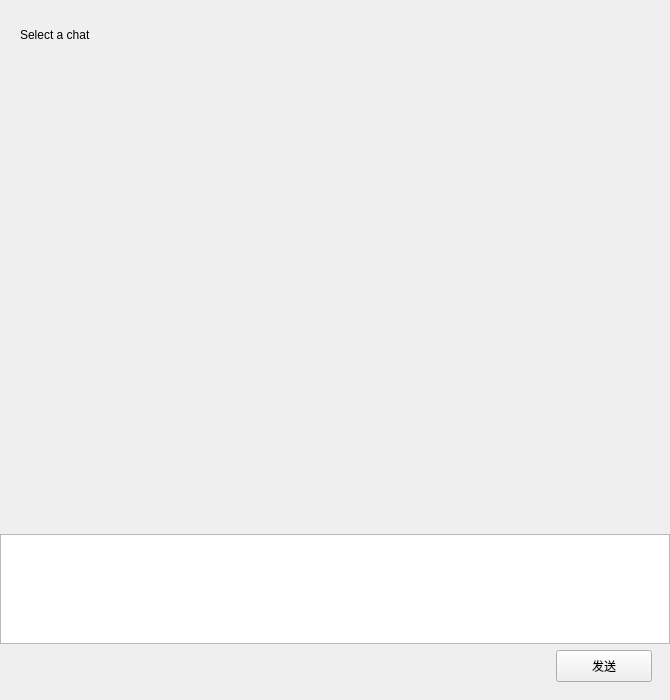
<?xml version="1.0" encoding="UTF-8"?>
<ui version="4.0">
 <class>ChatPage</class>
 <widget class="QWidget" name="ChatPage">
  <property name="geometry">
   <rect>
    <x>0</x>
    <y>0</y>
    <width>670</width>
    <height>700</height>
   </rect>
  </property>
  <layout class="QVBoxLayout" name="verticalLayout">
   <property name="spacing">
    <number>0</number>
   </property>
   <property name="leftMargin">
    <number>0</number>
   </property>
   <property name="topMargin">
    <number>0</number>
   </property>
   <property name="rightMargin">
    <number>0</number>
   </property>
   <property name="bottomMargin">
    <number>0</number>
   </property>
   <item>
    <widget class="QWidget" name="chat_data_wid" native="true">
     <layout class="QVBoxLayout" name="chat_data_layout">
      <property name="spacing">
       <number>0</number>
      </property>
      <property name="leftMargin">
       <number>0</number>
      </property>
      <property name="topMargin">
       <number>0</number>
      </property>
      <property name="rightMargin">
       <number>0</number>
      </property>
      <property name="bottomMargin">
       <number>0</number>
      </property>
      <item>
       <widget class="QWidget" name="title_wid" native="true">
        <property name="minimumSize">
         <size>
          <width>0</width>
          <height>70</height>
         </size>
        </property>
        <property name="maximumSize">
         <size>
          <width>16777215</width>
          <height>70</height>
         </size>
        </property>
        <layout class="QHBoxLayout" name="title_layout">
         <property name="leftMargin">
          <number>20</number>
         </property>
         <property name="topMargin">
          <number>0</number>
         </property>
         <property name="rightMargin">
          <number>20</number>
         </property>
         <property name="bottomMargin">
          <number>0</number>
         </property>
         <item>
          <widget class="QLabel" name="title_lb">
           <property name="text">
            <string>Select a chat</string>
           </property>
          </widget>
         </item>
         <item>
          <spacer name="horizontalSpacer">
           <property name="orientation">
            <enum>Qt::Horizontal</enum>
           </property>
           <property name="sizeHint" stdset="0">
            <size>
             <width>40</width>
             <height>20</height>
            </size>
           </property>
          </spacer>
         </item>
        </layout>
       </widget>
      </item>
      <item>
       <widget class="ChatView" name="chat_data_list"/>
      </item>
     </layout>
    </widget>
   </item>
   <item>
    <widget class="QWidget" name="tool_wid" native="true">
     <property name="minimumSize">
      <size>
       <width>0</width>
       <height>42</height>
      </size>
     </property>
     <property name="maximumSize">
      <size>
       <width>16777215</width>
       <height>42</height>
      </size>
     </property>
     <layout class="QHBoxLayout" name="tool_layout">
      <property name="spacing">
       <number>14</number>
      </property>
      <property name="leftMargin">
       <number>18</number>
      </property>
      <property name="topMargin">
       <number>0</number>
      </property>
      <property name="rightMargin">
       <number>18</number>
      </property>
      <property name="bottomMargin">
       <number>0</number>
      </property>
      <item>
       <widget class="ClickedLabel" name="emo_lb">
        <property name="minimumSize">
         <size>
          <width>22</width>
          <height>22</height>
         </size>
        </property>
        <property name="maximumSize">
         <size>
          <width>22</width>
          <height>22</height>
         </size>
        </property>
        <property name="text">
         <string/>
        </property>
       </widget>
      </item>
      <item>
       <widget class="ClickedLabel" name="file_lb">
        <property name="minimumSize">
         <size>
          <width>24</width>
          <height>24</height>
         </size>
        </property>
        <property name="maximumSize">
         <size>
          <width>24</width>
          <height>24</height>
         </size>
        </property>
        <property name="text">
         <string/>
        </property>
       </widget>
      </item>
      <item>
       <spacer name="tool_spacer">
        <property name="orientation">
         <enum>Qt::Horizontal</enum>
        </property>
        <property name="sizeHint" stdset="0">
         <size>
          <width>40</width>
          <height>20</height>
         </size>
        </property>
       </spacer>
      </item>
     </layout>
    </widget>
   </item>
   <item>
    <widget class="QTextEdit" name="chatEdit">
     <property name="minimumSize">
      <size>
       <width>0</width>
       <height>82</height>
      </size>
     </property>
     <property name="maximumSize">
      <size>
       <width>16777215</width>
       <height>110</height>
      </size>
     </property>
    </widget>
   </item>
   <item>
    <widget class="QWidget" name="send_wid" native="true">
     <property name="minimumSize">
      <size>
       <width>0</width>
       <height>56</height>
      </size>
     </property>
     <property name="maximumSize">
      <size>
       <width>16777215</width>
       <height>56</height>
      </size>
     </property>
     <layout class="QHBoxLayout" name="send_layout">
      <property name="spacing">
       <number>14</number>
      </property>
      <property name="leftMargin">
       <number>18</number>
      </property>
      <property name="topMargin">
       <number>6</number>
      </property>
      <property name="rightMargin">
       <number>18</number>
      </property>
      <property name="bottomMargin">
       <number>18</number>
      </property>
      <item>
       <spacer name="send_spacer">
        <property name="orientation">
         <enum>Qt::Horizontal</enum>
        </property>
        <property name="sizeHint" stdset="0">
         <size>
          <width>40</width>
          <height>20</height>
         </size>
        </property>
       </spacer>
      </item>
      <item>
       <widget class="ClickedBtn" name="send_btn">
        <property name="minimumSize">
         <size>
          <width>96</width>
          <height>32</height>
         </size>
        </property>
        <property name="maximumSize">
         <size>
          <width>96</width>
          <height>32</height>
         </size>
        </property>
        <property name="text">
         <string>发送</string>
        </property>
       </widget>
      </item>
     </layout>
    </widget>
   </item>
  </layout>
 </widget>
 <customwidgets>
  <customwidget>
   <class>ChatView</class>
   <extends>QWidget</extends>
   <header>chatview.h</header>
   <container>1</container>
  </customwidget>
  <customwidget>
   <class>ClickedLabel</class>
   <extends>QLabel</extends>
   <header>clickedlabel.h</header>
  </customwidget>
  <customwidget>
   <class>ClickedBtn</class>
   <extends>QPushButton</extends>
   <header>clickedbtn.h</header>
  </customwidget>
 </customwidgets>
 <resources/>
 <connections/>
</ui>
